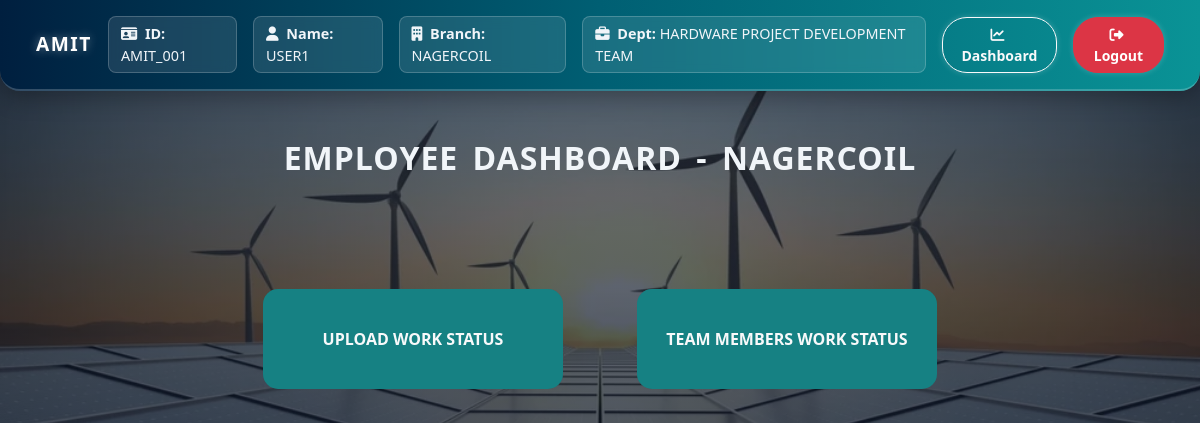
The page /dashboard/ (signed in) on the database its author committed.
### amit_logins/models.py (models this page shows, shortened)
class User(AbstractUser):
    DEPARTMENT_CHOICES = [
        ('HARDWARE PROJECT DEVELOPMENT TEAM', 'HARDWARE PROJECT DEVELOPMENT TEAM'),
        ('ADMIN TEAM', 'ADMIN TEAM'),
        ('ADMIN-MANAGEMENT WORK TEAM', 'ADMIN-MANAGEMENT WORK TEAM'),
    ]
    BRANCH_CHOICES = [
        ('NAGERCOIL', 'NAGERCOIL'),
    ]
    employee_name = models.CharField(max_length=100, null=True, blank=True)
    department = models.CharField(max_length=50, choices=DEPARTMENT_CHOICES)
    branch = models.CharField(max_length=20, choices=BRANCH_CHOICES)
    is_team_leader = models.BooleanField(default=False)
    is_approved = models.BooleanField(default=False)

### amit_logins/views.py (the view, shortened to what this page needs)
# urls.py: path('dashboard/', views.dashboard, name='dashboard'),
@login_required(login_url='login')
@cache_control(no_cache=True, must_revalidate=True, no_store=True)
def dashboard(request):
    context = {
        'branch': request.user.branch,
        'department': request.user.department
    }
    if request.user.department == 'ADMIN-MANAGEMENT WORK TEAM':
        template_name = f"logins/incharge_dashboard_{request.user.branch.lower()}.html"
    else:
        template_name = f"logins/employee_dashboard_{request.user.branch.lower()}.html"
    return render(request, template_name, context)

### amit_logins/templates/logins/employee_dashboard_nagercoil.html
{% extends 'logins/base.html' %}
{% block content %}
<h2 class="mt-5 text-center text-uppercase" style="font-weight: 900 !important;">Employee Dashboard - {{ branch }}</h2>
   <br>  <br>
    <div class="d-flex justify-content-center align-items-center flex-wrap gap-5 mt-5" >
        <a href="{% url 'work_status_group_list' %}" class="btn  btn-upload">
             <div class="box text-light btn-primary">UPLOAD WORK STATUS</div>
        </a>
     {% if request.user.is_team_leader %}
        <a href="{% url 'workstatus_branch_list' %}" class="btn  text-light">
            <div class="box text-light btn-primary">TEAM MEMBERS WORK STATUS</div>
        </a>
    {% endif %}
</div>
{% endblock %}

### amit_logins/templates/logins/base.html (shortened to what this page needs)
{% load static %}
<!DOCTYPE html>
<html lang="en">
<head>
  <link href="https://cdn.jsdelivr.net/npm/bootstrap@5.3.5/dist/css/bootstrap.min.css" rel="stylesheet">
  <link rel="stylesheet" href="https://cdnjs.cloudflare.com/ajax/libs/font-awesome/6.4.0/css/all.min.css">
  <link href="https://cdn.jsdelivr.net/npm/bootstrap-icons@1.11.1/font/bootstrap-icons.css" rel="stylesheet">
</head>
<body>
  <div id="particles-js"></div>
  {% if user.is_authenticated %}
<nav class="navbar navbar-expand-lg navbar-dark custom-navbar px-4 py-3">
  <div class="container-fluid">
    <a class="navbar-brand fw-bold text-uppercase" href="#">
      AMIT
    </a>
    <div class="collapse navbar-collapse justify-content-end" id="navbarContent">
      <ul class="navbar-nav align-items-center gap-3">
        <li class="nav-item user-box">
          <i class="fa-solid fa-id-card me-1"></i> <strong>ID:</strong> {{ user.username }}
        </li>
        {% if not user.is_superuser %}
        <li class="nav-item user-box">
          <i class="fa-solid fa-user me-1"></i> <strong>Name:</strong> {{ user.employee_name }}
        </li>
        <li class="nav-item user-box">
          <i class="fa-solid fa-building me-1"></i> <strong>Branch:</strong> {{ user.branch }}
        </li>
        <li class="nav-item user-box">
          <i class="fa-solid fa-briefcase me-1"></i> <strong>Dept:</strong> {{ user.department }}
        </li>
        {% endif %}
        <li class="nav-item">
          <a href="{% url 'dashboard' %}" class="btn nav-btn btn-outline-light btn-sm">
            <i class="fa-solid fa-chart-line me-1"></i> Dashboard
          </a>
        </li>
        <li class="nav-item">
          <a href="{% url 'logout' %}" class="btn nav-btn btn-danger btn-sm">
            <i class="fa-solid fa-right-from-bracket me-1"></i> Logout
          </a>
        </li>
      </ul>
    </div>
  </div>
</nav>
{% endif %}
  <div class="container-fluid content-wrapper mt-4">
    {% block content %}
    {% endblock %}
  </div>
</body>
</html>

### rows shown on the page
User: username "AMIT_001", employee_name "USER1", branch "NAGERCOIL", department "HARDWARE PROJECT DEVELOPMENT TEAM"
